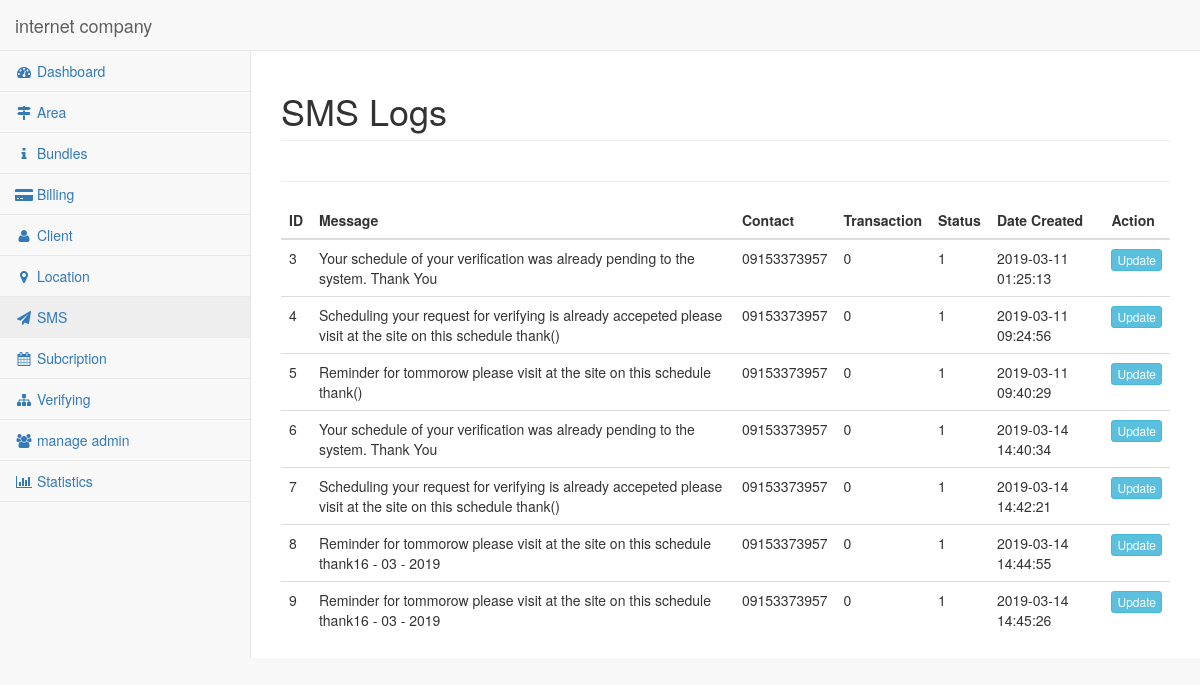
The page /restrictbackend/manage-sms.php on the database its author committed.
### tables this page shows
CREATE TABLE `tbl_sms` (
  `send_id` int(11) NOT NULL AUTO_INCREMENT,
  `snd_userid` int(11) NOT NULL,
  `snd_message` text NOT NULL,
  `snd_contact` varchar(13) DEFAULT NULL,
  `snd_transactionid` int(11) DEFAULT NULL,
  `snd_status` int(4) DEFAULT NULL,
  `snd_createat` timestamp NOT NULL DEFAULT CURRENT_TIMESTAMP,
  `snd_updateat` timestamp NOT NULL DEFAULT CURRENT_TIMESTAMP,
  PRIMARY KEY (`send_id`)
);

### core/init.php (called while the page is built, shortened)
<?php
	require_once 'database/connection.php';
	require_once 'classes/smscontroller.php';
	global $pdo;
	$smscon = new SmsController($pdo)
?>

### core/classes/smscontroller.php (called while the page is built, shortened)
<?php
class SmsController{
		protected $pdo;
	function __construct($pdo){
		$this->pdo = $pdo;
	}
	public function findSmslog(){
		$stmt = $this->pdo->prepare("
			SELECT
				send_id as id,
				snd_userid as userid,
				snd_message as message,
				snd_contact as contact,
				snd_transactionid as transactionid,
				snd_status as status,
				snd_createat as create_at
			FROM
				tbl_sms
		");
		$stmt->execute();
		$stmt->setFetchMode(PDO::FETCH_CLASS|PDO::FETCH_PROPS_LATE, 'Sms');
		$results = $stmt->fetchAll();
		$this->json = json_encode($results);
		return $results;
	}
}
?>

### restrictbackend/manage-sms.php (the view, shortened to what this page needs)
<?php
include '../core/init.php';
$smss = $smscon->findSmslog();
?>
<!DOCTYPE html>
<html lang="en">
<head>
    <link href="../vendor/bootstrap/css/bootstrap.min.css" rel="stylesheet">
    <link href="../vendor/metisMenu/metisMenu.min.css" rel="stylesheet">
    <link href="../dist/css/sb-admin-2.css" rel="stylesheet">
    <link href="../vendor/morrisjs/morris.css" rel="stylesheet">
    <link href="../vendor/font-awesome/css/font-awesome.min.css" rel="stylesheet" type="text/css">
</head>
<body>
    <div id="wrapper">
    <?php
        include 'template-navigation.php';
    ?>
        <div id="page-wrapper">
            <div class="row">
                <div class="col-lg-12">
                    <h1 class="page-header">SMS Logs</h1>
                </div>
                <div class="col-lg-12">
                <hr>
                <table class="table table-hover">
                    <thead>
                        <tr>
                            <th>ID</th>
                            <th>Message</th>
                            <th>Contact</th>
                            <th>Transaction</th>
                            <th>Status</th>
                            <th>Date Created</th>
                            <th>Action</th>
                        </tr>
                    </thead>
                    <tbody>
                    <?php foreach ($smss as $sms): ?>
                    <tr>
                    <td><?php echo $sms->id ?></td>
                    <td><?php echo $sms->message ?></td>
                    <td><?php echo $sms->contact ?></td>
                    <td><?php echo $sms->transactionid ?></td>
                    <td><?php echo $sms->status ?></td>
                    <td><?php echo $sms->create_at; ?></td>
                    <td><a href="manage-admin-form.php?id=<?php echo $admin->adminid ?>" class="btn btn-info btn-xs">Update</a></td>
                    </tr>
                    <?php endforeach ?>
                    </tbody>
                </table>
                </div>
            </div>
        </div>
    </div>
</body>
</html>

### restrictbackend/template-navigation.php (shortened to what this page needs)
<nav class="navbar navbar-default navbar-static-top" role="navigation" style="margin-bottom: 0">
        <div class="navbar-header">
            <a class="navbar-brand" href="home.php">internet company</a>
        </div>
        <div class="navbar-default sidebar" role="navigation">
            <div class="sidebar-nav navbar-collapse">
                <ul class="nav" id="side-menu">
                    <li>
                        <a href="dashboard.php"><i class="fa fa-dashboard fa-fw"></i> Dashboard</a>
                    </li>
                    <li>
                        <a href="manage-areas.php"><i class="fa fa-map-signs fa-fw"></i> Area</a>
                    </li>
                    <li>
                        <a href="manage-bundles.php"><i class="fa fa-info fa-fw"></i> Bundles</a>
                    </li>
                    <li>
                        <a href="dashboard.php"><i class="fa fa-credit-card-alt fa-fw"></i> Billing</a>
                    </li>
                    <li>
                        <a href="manage-clients.php"><i class="fa fa-user fa-fw"></i> Client</a>
                    </li>
                    <li>
                        <a href="dashboard.php"><i class="fa fa-map-marker fa-fw"></i> Location</a>
                    </li>
                    <li>
                        <a href="manage-sms.php"><i class="fa fa-paper-plane fa-fw"></i> SMS</a>
                    </li>
                    <li>
                        <a href="manage-subscriptions.php"><i class="fa fa-calendar fa-fw"></i> Subcription</a>
                    </li>
                    <li>
                        <a href="manage-verifysched.php"><i class="fa fa-sitemap fa-fw"></i> Verifying</a>
                    </li>
                    <li>
                        <a href="manage-admins.php"><i class="fa fa-users fa-fw"></i> manage admin</a>
                    </li>
                     <li>
                        <a href="manage-statiscal.php"><i class="fa fa-bar-chart fa-fw"></i> Statistics</a>
                    </li>
                </ul>
            </div>
        </div>
    </nav>

### rows shown on the page
tbl_sms: send_id "3", snd_message "Your schedule of your verification was already pending to the system. Thank You", snd_contact "09153373957", snd_transactionid "0", snd_status "1", snd_createat "2019-03-11 01:25:13"
tbl_sms: send_id "4", snd_message "Scheduling your request for verifying is already accepeted please visit at the site on this schedule thank()", snd_contact "09153373957", snd_transactionid "0", snd_status "1", snd_createat "2019-03-11 09:24:56"
tbl_sms: send_id "5", snd_message "Reminder for tommorow please visit at the site on this schedule thank()", snd_contact "09153373957", snd_transactionid "0", snd_status "1", snd_createat "2019-03-11 09:40:29"
tbl_sms: send_id "6", snd_message "Your schedule of your verification was already pending to the system. Thank You", snd_contact "09153373957", snd_transactionid "0", snd_status "1", snd_createat "2019-03-14 14:40:34"
tbl_sms: send_id "7", snd_message "Scheduling your request for verifying is already accepeted please visit at the site on this schedule thank()", snd_contact "09153373957", snd_transactionid "0", snd_status "1", snd_createat "2019-03-14 14:42:21"
tbl_sms: send_id "8", snd_message "Reminder for tommorow please visit at the site on this schedule thank16 - 03 - 2019", snd_contact "09153373957", snd_transactionid "0", snd_status "1", snd_createat "2019-03-14 14:44:55"
tbl_sms: send_id "9", snd_message "Reminder for tommorow please visit at the site on this schedule thank16 - 03 - 2019", snd_contact "09153373957", snd_transactionid "0", snd_status "1", snd_createat "2019-03-14 14:45:26"
